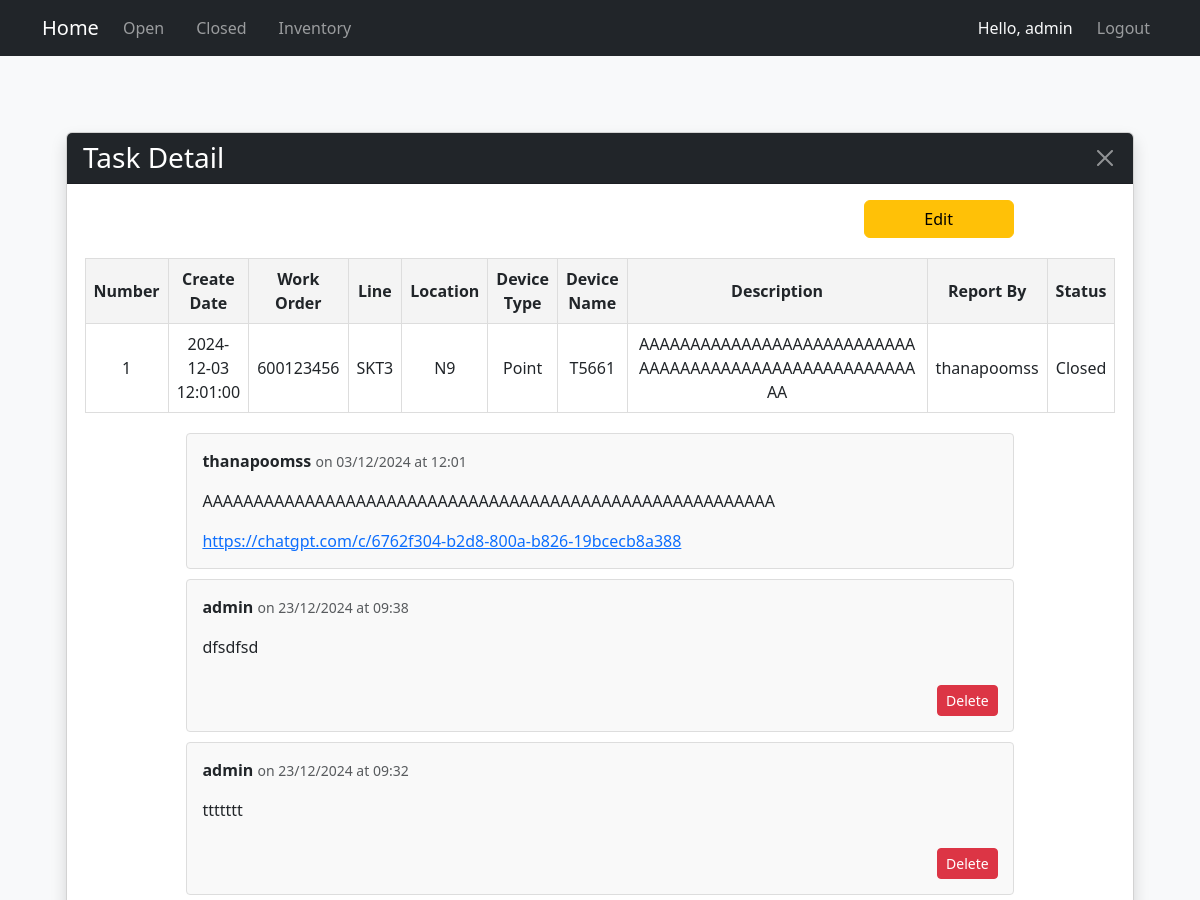
The page /work/1 (signed in, upper part) on the database as committed earlier.
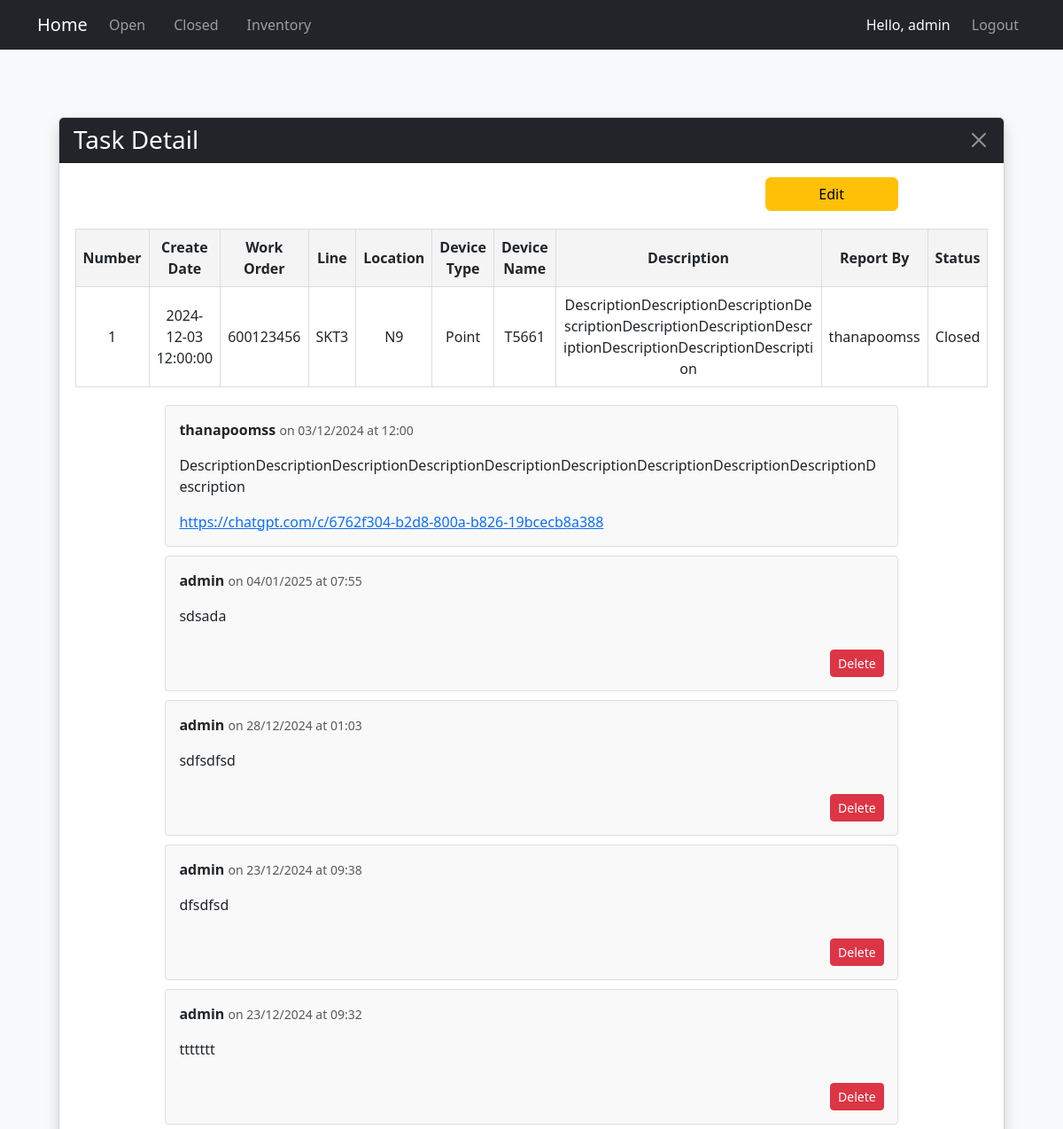
The same page on the database as committed later.
### models.py (models this page shows, shortened)
class Work(db.Model):
    number = db.Column(db.Integer, primary_key=True, autoincrement=True)  # เลข 6 หลัก รันอัตโนมัติ
    create_date = db.Column(db.DateTime, default=now_utc)  # วันที่และเวลา สร้างอัตโนมัติ
    work_order = db.Column(db.String(50), nullable=False)          # Work Order
    line_id = db.Column(db.Integer, db.ForeignKey('line.id'), nullable=True)
    location_id = db.Column(db.Integer, db.ForeignKey('location.id'), nullable=True)
    device_type_id = db.Column(db.Integer, db.ForeignKey('device_type.id'), nullable=True)
    device_name_id = db.Column(db.Integer, db.ForeignKey('device_name.id'), nullable=True)
    description = db.Column(db.Text, nullable=False)               # รายละเอียด
    report_by = db.Column(db.String(50), nullable=False)           # ผู้รายงาน
    status = db.Column(db.String(20), nullable=False, default="open")  # สถานะ (ค่าเริ่มต้น: open)
    link = db.Column(db.String(255), nullable=True)           # URL ของไฟล์
    line = db.relationship('Line', backref='works')
    location = db.relationship('Location', backref='works')
    device_type = db.relationship('DeviceType', backref='works')
    device_name = db.relationship('DeviceName', backref='works')

class Comment(db.Model):
    id = db.Column(db.Integer, primary_key=True)
    work_id = db.Column(db.Integer, db.ForeignKey('work.number'), nullable=False)
    user_id = db.Column(db.Integer, db.ForeignKey('user.id'), nullable=False)
    content = db.Column(db.Text, nullable=False)
    timestamp = db.Column(db.DateTime, default=now_utc, nullable=False)
    pdf_url = db.Column(db.String(255), nullable=True)  # URL ของ PDF (สามารถเว้นว่างได้)
    image_url = db.Column(db.String(255), nullable=True)  # URL ของรูปภาพ (สามารถเว้นว่างได้)
    user = db.relationship('User', backref='comments')
    work = db.relationship('Work', backref='comments')

class User(UserMixin, db.Model):
    id = db.Column(db.Integer, primary_key=True)
    username = db.Column(db.String(50), unique=True, nullable=False)
    password = db.Column(db.String(255), nullable=False)
    role = db.Column(db.String(20), nullable=False)

### routes.py (the view, shortened to what this page needs)
    @app.route('/work/<int:number>', methods=['GET', 'POST'])
    @login_required
    def work_detail(number):
        works = Work.query.get(number)
        if not works:
            abort(404)
        line = works.line
        location = works.location
        device_type = works.device_type
        device_name = works.device_name
        form = CommentForm()
        comments = Comment.query.filter_by(work_id=number).order_by(Comment.timestamp.desc()).all()
        return render_template(
        "work_detail.html",
        works=works,
        line=line,
        location=location,
        device_type=device_type,
        device_name=device_name,
        form=form,
        comments=comments
        )

### app.py (called while the page is built)
@login_manager.user_loader
def load_user(user_id):      # โหลดผู้ใช้จากฐานข้อมูลตาม user_id
    return User.query.get(int(user_id))

### templates/work_detail.html (shortened to what this page needs)
{% import "bootstrap/wtf.html" as wtf %}
{% extends "layout.html" %}
{% block content %}
<!DOCTYPE html>
<html lang="en">
<head>
     <link rel="stylesheet" href="https://cdnjs.cloudflare.com/ajax/libs/font-awesome/5.15.4/css/all.min.css">
</head>
<div class="container my-2">
    <link rel="stylesheet" href="https://cdn.jsdelivr.net/npm/flatpickr/dist/flatpickr.min.css">
    <body class="bg-light">
        <div class="container py-5">
            <div class="card shadow">
                <div class="card-header bg-dark text-white d-flex justify-content-between align-items-center">
                    <h3 class="mb-0">Task Detail</h3>
                    <a href="{{ url_for('index') }}" class="btn-close btn-close-white" aria-label="Close"></a>
                </div>
                <div class="card-body">
                <div class="edit-btn-container">
                    <a href="{{ url_for('edit', number=works.number) }}" class="btn btn-warning" style="width: 150px;">Edit</a>
                </div>
                <table>
                    <thead>
                        <tr>
                            <th>Number</th>
                            <th>Create Date</th>
                            <th>Work Order</th>
                            <th>Line</th>
                            <th>Location</th>
                            <th>Device Type</th>
                            <th>Device Name</th>
                            <th>Description</th>
                            <th>Report By</th>
                            <th>Status</th>
                        </tr>
                    </thead>
                    <tbody>
                        <tr>
                            <td class="wrap-text">{{ works.number }}</td>
                            <td class="wrap-text">{{ works.create_date }}</td>
                            <td class="wrap-text">{{ works.work_order }}</td>
                            <td class="wrap-text">{{ works.line.name if line else 'N/A' }}</td>
                            <td class="wrap-text">{{ works.location.name if location else 'N/A' }}</td>
                            <td class="wrap-text">{{ works.device_type.name if device_type else 'N/A' }}</td>
                            <td class="wrap-text">{{ works.device_name.name if device_name else 'N/A' }}</td>
                            <td class="wrap-text">{{ works.description }}</td>
                            <td class="wrap-text">{{ works.report_by }}</td>
                            <td class="wrap-text">{{ works.status }}</td>
                        </tr>
                    </tbody>
                </table>
                <div class="comment-card">
                    <p><strong>{{ works.report_by }}</strong> <small class="text-muted">on {{ works.create_date.strftime('%d/%m/%Y at %H:%M') }}</small></p>
                    <p>{{ works.description }}</p>
                    <a href="{{ works.link }}" target="_blank">{{ works.link }}</a>
                </div>
                {% for comment in comments %}
                <div class="comment-card d-flex flex-column">
                    <div>
                        <p><strong>{{ comment.user.username }}</strong> <small class="text-muted">on {{ comment.timestamp.strftime('%d/%m/%Y at %H:%M') }}</small></p>
                        <p>{{ comment.content }}</p>
                    </div>
                    {% if comment.user_id == current_user.id %}
                    <form method="POST" action="{{ url_for('delete_comment', comment_id=comment.id) }}" class="align-self-end">
                        <button type="submit" class="btn btn-danger btn-sm">Delete</button>
                    </form>
                    {% endif %}
                </div>
                {% endfor %}
    </body>
</div>
</html>
{% endblock %}

Rows that differ between the two databases and show on the page:
changed Work "thanapoomss": create_date "2024-12-03 12:01:00" → "2024-12-03 12:00:00"; description "AAAAAAAAAAAAAAAAAAAAAAAAAAAAAAAAAAAAAAAAAAAAAAAAAAAAAAAA" → "DescriptionDescriptionDescriptionDescriptionDescriptionDescriptionDescriptionDescriptionDescriptionDescription"; create_date "03/12/2024 at 12:01" → "03/12/2024 at 12:00"
added Comment: user.username "admin", timestamp "04/01/2025 at 07:55", content "sdsada"
added Comment: user.username "admin", timestamp "28/12/2024 at 01:03", content "sdfsdfsd"
